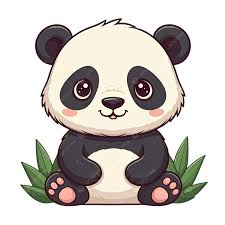
#> input picture panda.jpg, 225 x 225 px
$ python g1.py
#> lines starting #> are read from the running program, lines starting #| are printed output that depends on the picture; after the words box and inside, x2 and y2 are one past the last pixel; in counts of white or black regions, pixels touching at a corner belong together
import cv2
import numpy as np
import matplotlib.pyplot as plt


img = cv2.imread('panda.jpg', 0)
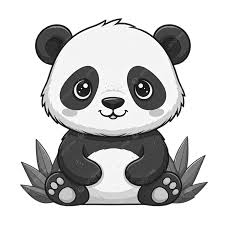
#> img: shape (225, 225); min 0, max 255, mean 199.3
ret, binary_img = cv2.threshold(img, 127, 255, 0)
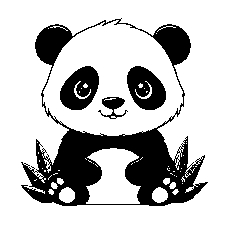
#> binary_img: shape (225, 225); 75.1% white; 4 black regions, box (x1, y1, x2, y2) and area: (21, 18, 208, 206) 9981, (127, 66, 166, 110) 1162, (60, 66, 99, 110) 1161, (98, 97, 128, 119) 278
kernel = cv2.getStructuringElement(cv2.MORPH_CROSS, (5, 5))

erosi = cv2.erode(binary_img, kernel, iterations=1)
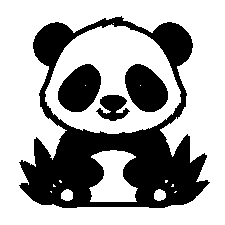
#> erosi: shape (225, 225); 66% white; 4 black regions, box (x1, y1, x2, y2) and area: (19, 16, 210, 208) 13691, (125, 64, 168, 112) 1486, (58, 64, 101, 112) 1483, (96, 95, 130, 121) 545

dilasi = cv2.dilate(binary_img, kernel, iterations=1)
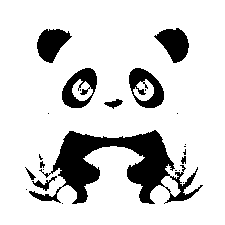
#> dilasi: shape (225, 225); 83.9% white; 24 black regions (14 under 20 px), largest, box (x1, y1, x2, y2) and area: (29, 130, 203, 204) 4829, (62, 68, 97, 108) 760, (129, 68, 164, 108) 755

opening = cv2.morphologyEx(binary_img, cv2.MORPH_OPEN, kernel)
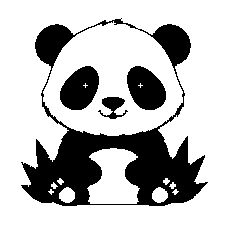
#> opening: shape (225, 225); 73.4% white; 4 black regions, box (x1, y1, x2, y2) and area: (21, 18, 208, 206) 10676, (127, 66, 166, 110) 1240, (60, 66, 99, 110) 1239, (98, 97, 128, 119) 314
closing = cv2.morphologyEx(binary_img, cv2.MORPH_CLOSE, kernel)
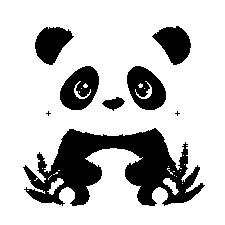
#> closing: shape (225, 225); 77.6% white; 8 black regions (2 under 20 px), largest, box (x1, y1, x2, y2) and area: (23, 128, 205, 206) 6965, (60, 66, 99, 110) 1155, (127, 66, 166, 110) 1147, (35, 27, 74, 65) 938, (152, 26, 191, 65) 937, (102, 97, 125, 111) 180

plt.figure(figsize=(12, 8))

plt.subplot(231)
plt.imshow(img, cmap='gray')
plt.title('Gambar Asli (Grayscale)')

plt.subplot(232)
plt.imshow(binary_img, cmap='gray')
plt.title('Citra Biner (Threshold)')

plt.subplot(233)
plt.imshow(erosi, cmap='gray')
plt.title('Erosi')

plt.subplot(234)
plt.imshow(dilasi, cmap='gray')
plt.title('Dilasi')

plt.subplot(235)
plt.imshow(opening, cmap='gray')
plt.title('Opening')

plt.subplot(236)
plt.imshow(closing, cmap='gray')
plt.title('Closing')

plt.tight_layout()
plt.show()

$ run again, with bintang.jpg copied over panda.jpg
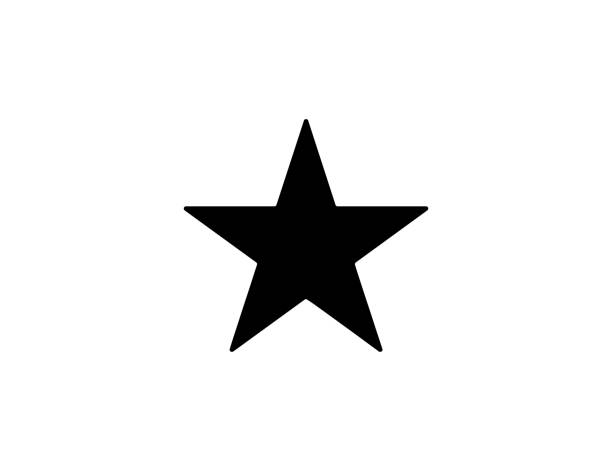
#> input picture bintang.jpg, 612 x 471 px
#> img is the input picture: shape (471, 612); min 0, max 255, mean 237.4
#> binary_img: shape (471, 612); 93.1% white; 1 black region, box (x1, y1, x2, y2) and area: (184, 119, 428, 352) 20012
#> `erosi = cv2.erode(binary_img, kernel, iterations=1)`:
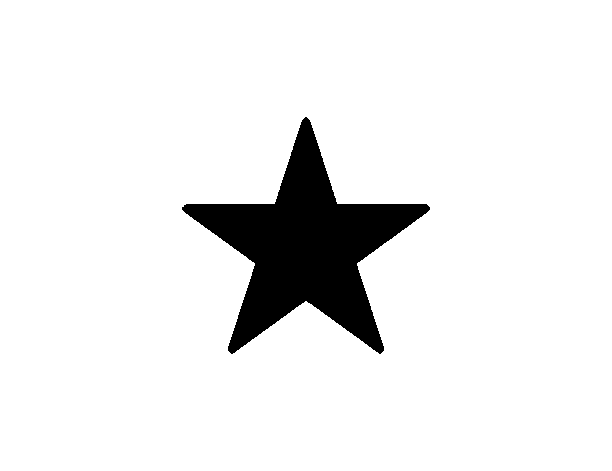
#> erosi: shape (471, 612); 92.5% white; 1 black region, box (x1, y1, x2, y2) and area: (182, 117, 430, 354) 21687
#> dilasi: shape (471, 612); 93.6% white; 1 black region, box (x1, y1, x2, y2) and area: (186, 122, 426, 350) 18353
#> opening: shape (471, 612); 93.1% white; 1 black region, box (x1, y1, x2, y2) and area: (184, 119, 428, 352) 20018
#> `closing = cv2.morphologyEx(binary_img, cv2.MORPH_CLOSE, kernel)`:
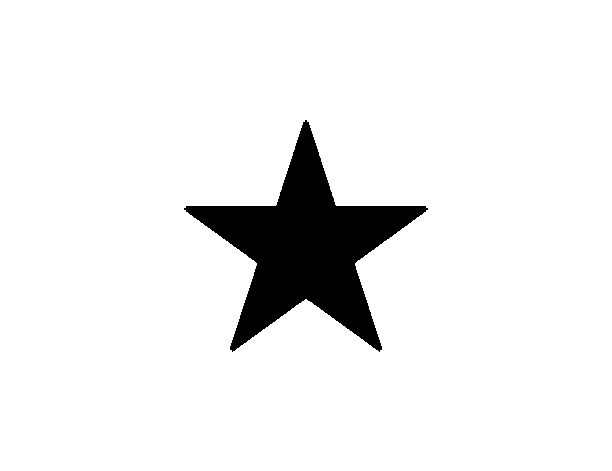
#> closing: shape (471, 612); 93.1% white; 1 black region, box (x1, y1, x2, y2) and area: (184, 120, 428, 352) 19993
